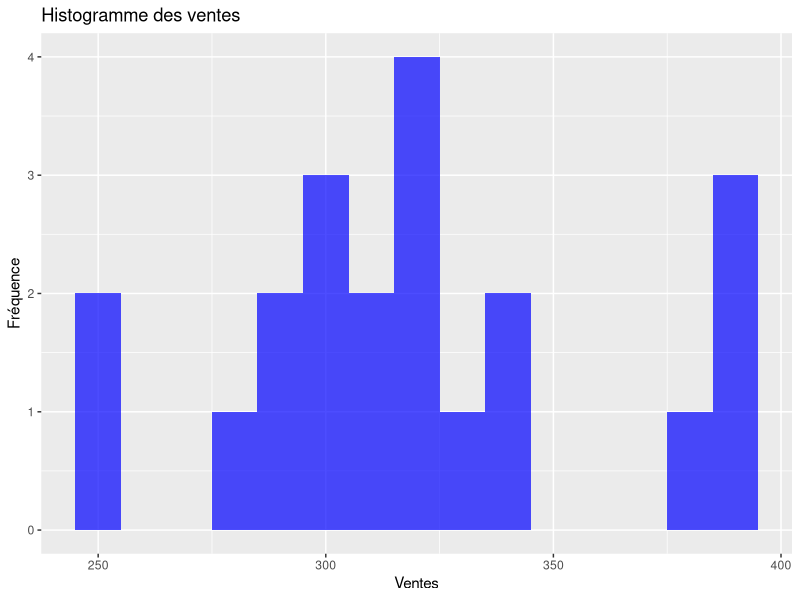
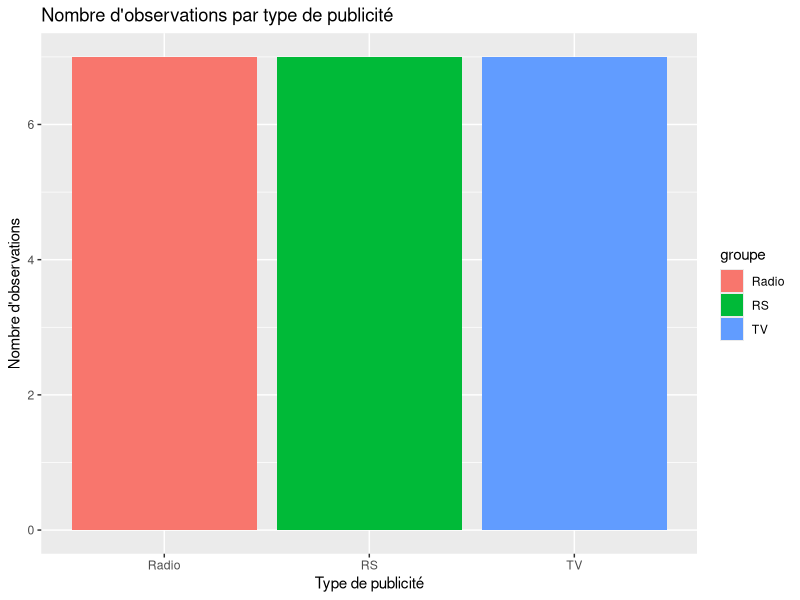
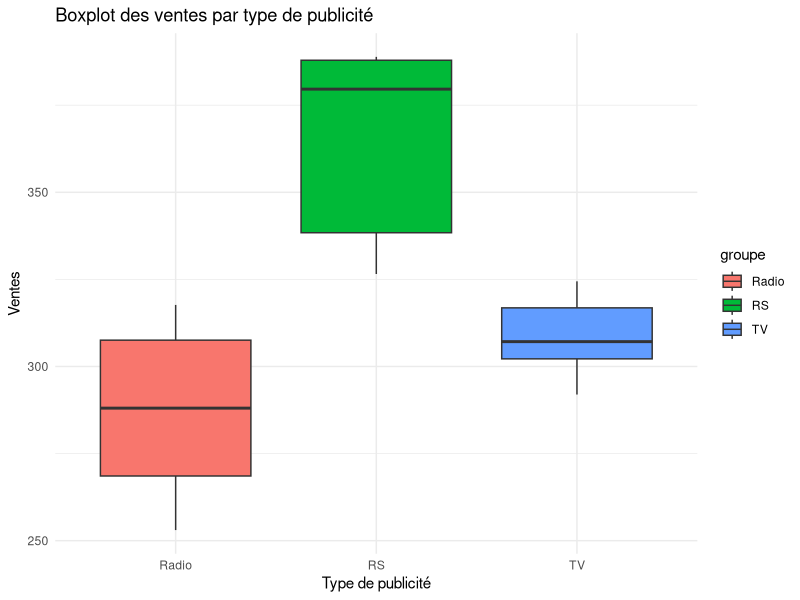

These figures' R source, in order:
# Création des données
publicite_tv <- c(291.94, 324.45, 304.17, 319.53, 307.13, 314.13, 300.21)
publicite_radio <- c(315.72, 282.54, 288.04, 317.66, 253.04, 254.59, 299.39)
publicite_rs <- c(326.54, 388.87, 341.73, 335.05, 388.46, 379.61, 387.35)

# Combinaison des données dans un data frame
donnees <- data.frame(
  vente = c(publicite_tv, publicite_radio, publicite_rs),
  groupe = factor(rep(c("TV", "Radio", "RS"), each = 7))
)

View(donnees)

# Réalisation de l'ANOVA
resultats_anova <- aov(vente ~ groupe, data = donnees)

# Affichage du tableau de l'ANOVA
summary(resultats_anova)


# Test de Bartlett pour l'égalité des variances
test_bartlett <- bartlett.test(vente ~ groupe, data = donnees)

# Affichage des résultats du test de Bartlett
print(test_bartlett)




# Test de normalité de Shapiro-Wilk pour chaque groupe
test_normalite_tv <- shapiro.test(publicite_tv)
test_normalite_radio <- shapiro.test(publicite_radio)
test_normalite_rs <- shapiro.test(publicite_rs)

# Affichage des résultats des tests de normalité
print(test_normalite_tv)
print(test_normalite_radio)
print(test_normalite_rs)


# ANOVA dans la pratique
# Étape 0: Installation et chargement des packages nécessaires
if (!require(ggplot2)) install.packages("ggplot2")
if (!require(dplyr)) install.packages("dplyr")

library(ggplot2)
library(dplyr)

# Étape 1: Nettoyage des données et analyse univariée
publicite_tv <- c(291.94, 324.45, 304.17, 319.53, 307.13, 314.13, 300.21)
publicite_radio <- c(315.72, 282.54, 288.04, 317.66, 253.04, 254.59, 299.39)
publicite_rs <- c(326.54, 388.87, 341.73, 335.05, 388.46, 379.61, 387.35)

# Combinaison des données dans un data frame
donnees <- data.frame(
  vente = c(publicite_tv, publicite_radio, publicite_rs),
  groupe = factor(rep(c("TV", "Radio", "RS"), each = 7))
)

# Analyse univariée (ici, simple résumé statistique pour chaque groupe)
summary(donnees$vente)
summary(donnees$groupe)



# Histogramme des ventes
ggplot(donnees, aes(x = vente)) +
  geom_histogram(binwidth = 10, fill = "blue", alpha = 0.7) +
  labs(title = "Histogramme des ventes", 
       x = "Ventes", 
       y = "Fréquence")

# Diagramme en barres pour la variable qualitative (groupe de publicité)
ggplot(donnees, aes(x = groupe, fill = groupe)) +
  geom_bar() +
  labs(title = "Nombre d'observations par type de publicité", 
       x = "Type de publicité", 
       y = "Nombre d'observations")





# Étape 2: Création d'un boxplot bivarié
ggplot(donnees, aes(x = groupe, y = vente, fill = groupe)) +
  geom_boxplot() +
  theme_minimal() +
  labs(title = "Boxplot des ventes par type de publicité", 
       x = "Type de publicité", 
       y = "Ventes")

# Étape 3: Réalisation de l'ANOVA et analyse du résumé
resultats_anova <- aov(vente ~ groupe, data = donnees)
summary(resultats_anova)

# Étape 4: Validation de l'ANOVA avec des tests statistiques de normalité et d'égalité de variances
# Test de normalité de Shapiro-Wilk pour chaque groupe
test_normalite_tv <- shapiro.test(donnees$vente[donnees$groupe == "TV"])
test_normalite_radio <- shapiro.test(donnees$vente[donnees$groupe == "Radio"])
test_normalite_rs <- shapiro.test(donnees$vente[donnees$groupe == "RS"])

# Affichage des résultats des tests de normalité
print(test_normalite_tv)
print(test_normalite_radio)
print(test_normalite_rs)

# Test de Bartlett pour l'égalité des variances
test_bartlett <- bartlett.test(vente ~ groupe, data = donnees)
print(test_bartlett)